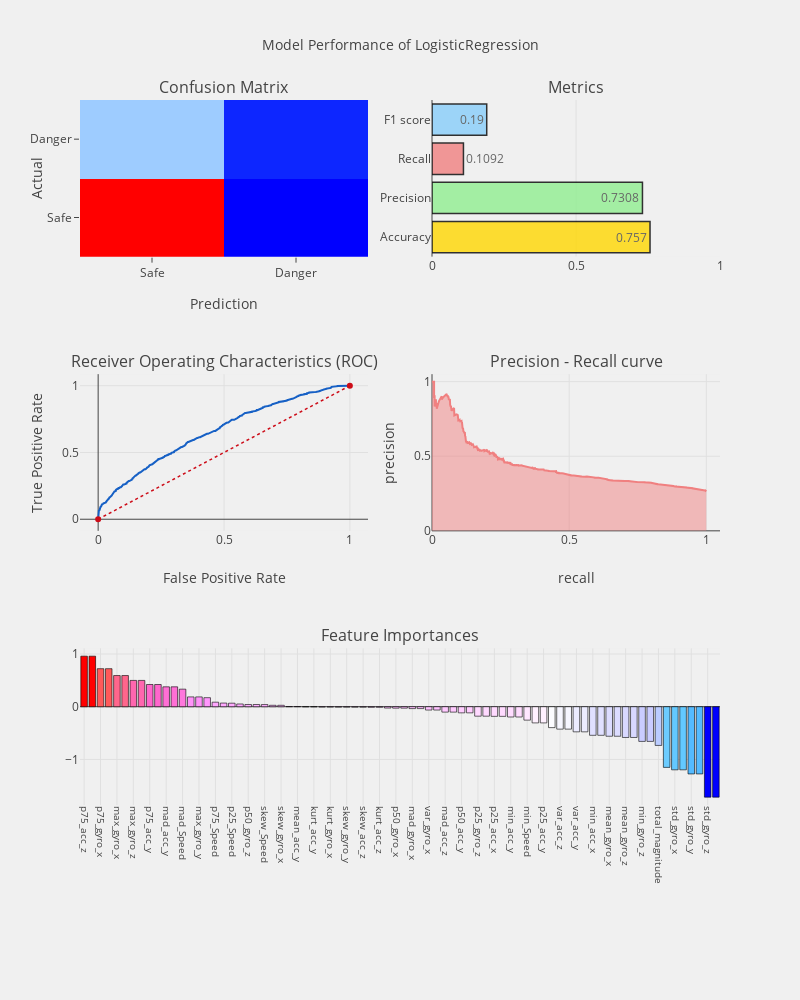

Notebook cell for this chart:
### Code cell
X_train, X_test, y_train, y_test = train_test_split(X, y, random_state=SEED, test_size=0.2)
_ = prediction_evaluation(LogisticRegression(random_state=SEED), X_train, X_test, y_train, y_test, 
                          predictor_cols=X_train.columns, cf = 'coefficients')

### Figure 1 — Plotly figure (JSON) as saved in the notebook; plotly's stock layout.template omitted (floating-point values rounded to 4 significant figures; data arrays with more than 128 entries replaced by an {"elided": "..."} marker saying what was removed)
{"data": [{"colorscale": "Picnic", "name": "Confusion Matrix", "showscale": false, "type": "heatmap", "uid": "bd12e79b-816c-4332-8143-17390d1f8d88", "x": ["Safe", "Danger"], "xaxis": "x", "y": ["Safe", "Danger"], "yaxis": "y", "z": [[2914, 42], [930, 114]]}, {"marker": {"color": ["gold", "lightgreen", "lightcoral", "lightskyblue"], "line": {"color": "#000000", "width": 1.5}}, "name": "", "opacity": 0.8, "orientation": "h", "text": [0.757, 0.7308, 0.1092, 0.19], "textposition": "auto", "type": "bar", "uid": "489a89e0-9e93-46a2-ad8e-894b5050f894", "x": [0.757, 0.7308, 0.1092, 0.19], "xaxis": "x2", "y": ["Accuracy", "Precision", "Recall", "F1 score"], "yaxis": "y2"}, {"line": {"color": "rgb(22, 96, 197)", "width": 2}, "name": "ROC: 0.5474935062915093", "type": "scatter", "uid": "d085ea98-740e-449c-adf6-c871db426dc0", "x": {"elided": "1436 float values"}, "xaxis": "x3", "y": {"elided": "1436 float values"}, "yaxis": "y3"}, {"line": {"color": "rgb(205, 12, 24)", "dash": "dot", "width": 1.5}, "type": "scatter", "uid": "977f9a66-71d5-4d21-bcd0-ff2e63a81eef", "x": [0, 1], "xaxis": "x3", "y": [0, 1], "yaxis": "y3"}, {"fill": "tozeroy", "line": {"color": "lightcoral", "width": 2}, "name": "Precision [0.26396966 0.26378351 0.26385024 ... 1.         1.         1.        ]", "type": "scatter", "uid": "746bd194-6f75-4263-9cff-0a8715c817c9", "x": {"elided": "3956 float values"}, "xaxis": "x4", "y": {"elided": "3956 float values"}, "yaxis": "y4"}, {"marker": {"color": [0.9593, 0.9593, 0.7219, 0.7219, 0.5915, 0.5915, 0.4989, 0.4989, 0.4214, 0.4214, 0.3774, 0.3774, 0.333, 0.1859, 0.1859, 0.1713, 0.08576, 0.0688, 0.06649, 0.05133, 0.04166, 0.04166, 0.04079, 0.02664, 0.02664, 0.002825, 0.002825, -0.002054, -0.002054, -0.005052, -0.005052, -0.006268, -0.006268, -0.007372, -0.007372, -0.009498, -0.009498, -0.02561, -0.02784, -0.02784, -0.03611, -0.03611, -0.06329, -0.06329, -0.1029, -0.1029, -0.1168, -0.1168, -0.1798, -0.1798, -0.1833, -0.1833, -0.1953, -0.1953, -0.2549, -0.3075, -0.3075, -0.3972, -0.4258, -0.4258, -0.4773, -0.4773, -0.543, -0.543, -0.5608, -0.5608, -0.5842, -0.5842, -0.6589, -0.6589, -0.7352, -1.152, -1.199, -1.199, -1.276, -1.276, -1.717, -1.717], "colorscale": "Picnic", "line": {"color": "black", "width": 0.6}}, "name": "coefficients", "type": "bar", "uid": "bf914fe7-96c3-4633-a3a8-44306c1cbdcc", "x": ["p75_acc_z", "p75_gyro_z", "p75_gyro_x", "p75_acc_x", "max_gyro_x", "max_acc_x", "max_gyro_z", "max_acc_z", "p75_acc_y", "p75_gyro_y", "mad_acc_y", "mad_gyro_y", "mad_Speed", "max_acc_y", "max_gyro_y", "max_Speed", "p75_Speed", "p50_Speed", "p25_Speed", "var_Speed", "p50_gyro_z", "p50_acc_z", "skew_Speed", "skew_acc_x", "skew_gyro_x", "mean_gyro_y", "mean_acc_y", "kurt_gyro_y", "kurt_acc_y", "kurt_acc_x", "kurt_gyro_x", "skew_acc_y", "skew_gyro_y", "skew_gyro_z", "skew_acc_z", "kurt_gyro_z", "kurt_acc_z", "kurt_Speed", "p50_gyro_x", "p50_acc_x", "mad_gyro_x", "mad_acc_x", "var_gyro_x", "var_acc_x", "mad_acc_z", "mad_gyro_z", "p50_acc_y", "p50_gyro_y", "p25_gyro_z", "p25_acc_z", "p25_acc_x", "p25_gyro_x", "min_acc_y", "min_gyro_y", "min_Speed", "p25_gyro_y", "p25_acc_y", "mean_Speed", "var_acc_z", "var_gyro_z", "var_acc_y", "var_gyro_y", "min_acc_x", "min_gyro_x", "mean_gyro_x", "mean_acc_x", "mean_gyro_z", "mean_acc_z", "min_gyro_z", "min_acc_z", "total_magnitude", "std_Speed", "std_gyro_x", "std_acc_x", "std_gyro_y", "std_acc_y", "std_gyro_z", "std_acc_z"], "xaxis": "x5", "y": [0.9593, 0.9593, 0.7219, 0.7219, 0.5915, 0.5915, 0.4989, 0.4989, 0.4214, 0.4214, 0.3774, 0.3774, 0.333, 0.1859, 0.1859, 0.1713, 0.08576, 0.0688, 0.06649, 0.05133, 0.04166, 0.04166, 0.04079, 0.02664, 0.02664, 0.002825, 0.002825, -0.002054, -0.002054, -0.005052, -0.005052, -0.006268, -0.006268, -0.007372, -0.007372, -0.009498, -0.009498, -0.02561, -0.02784, -0.02784, -0.03611, -0.03611, -0.06329, -0.06329, -0.1029, -0.1029, -0.1168, -0.1168, -0.1798, -0.1798, -0.1833, -0.1833, -0.1953, -0.1953, -0.2549, -0.3075, -0.3075, -0.3972, -0.4258, -0.4258, -0.4773, -0.4773, -0.543, -0.543, -0.5608, -0.5608, -0.5842, -0.5842, -0.6589, -0.6589, -0.7352, -1.152, -1.199, -1.199, -1.276, -1.276, -1.717, -1.717], "yaxis": "y5"}], "layout": {"annotations": [{"font": {"size": 16}, "showarrow": false, "text": "Confusion Matrix", "x": 0.225, "xanchor": "center", "xref": "paper", "y": 1, "yanchor": "bottom", "yref": "paper"}, {"font": {"size": 16}, "showarrow": false, "text": "Metrics", "x": 0.775, "xanchor": "center", "xref": "paper", "y": 1, "yanchor": "bottom", "yref": "paper"}, {"font": {"size": 16}, "showarrow": false, "text": "Receiver Operating Characteristics (ROC)", "x": 0.225, "xanchor": "center", "xref": "paper", "y": 0.6111, "yanchor": "bottom", "yref": "paper"}, {"font": {"size": 16}, "showarrow": false, "text": "Precision - Recall curve", "x": 0.775, "xanchor": "center", "xref": "paper", "y": 0.6111, "yanchor": "bottom", "yref": "paper"}, {"font": {"size": 16}, "showarrow": false, "text": "Feature Importances", "x": 0.5, "xanchor": "center", "xref": "paper", "y": 0.2222, "yanchor": "bottom", "yref": "paper"}], "autosize": false, "height": 1000, "margin": {"b": 195}, "paper_bgcolor": "rgba(240, 240, 240, 0.95)", "plot_bgcolor": "rgba(240, 240, 240, 0.95)", "showlegend": false, "title": {"font": {"size": 14}, "text": "Model Performance of LogisticRegression"}, "width": 800, "xaxis": {"anchor": "y", "domain": [0, 0.45], "title": {"text": "Prediction"}}, "xaxis2": {"anchor": "y2", "domain": [0.55, 1], "range": [0, 1]}, "xaxis3": {"anchor": "y3", "domain": [0, 0.45], "title": {"text": "False Positive Rate"}}, "xaxis4": {"anchor": "y4", "domain": [0.55, 1], "range": [0, 1.05], "title": {"text": "recall"}}, "xaxis5": {"anchor": "y5", "domain": [0, 1], "showgrid": true, "tickangle": 90, "tickfont": {"size": 10}}, "yaxis": {"anchor": "x", "domain": [0.7778, 1], "title": {"text": "Actual"}}, "yaxis2": {"anchor": "x2", "domain": [0.7778, 1]}, "yaxis3": {"anchor": "x3", "domain": [0.3889, 0.6111], "title": {"text": "True Positive Rate"}}, "yaxis4": {"anchor": "x4", "domain": [0.3889, 0.6111], "range": [0, 1.05], "title": {"text": "precision"}}, "yaxis5": {"anchor": "x5", "domain": [0, 0.2222]}}}
